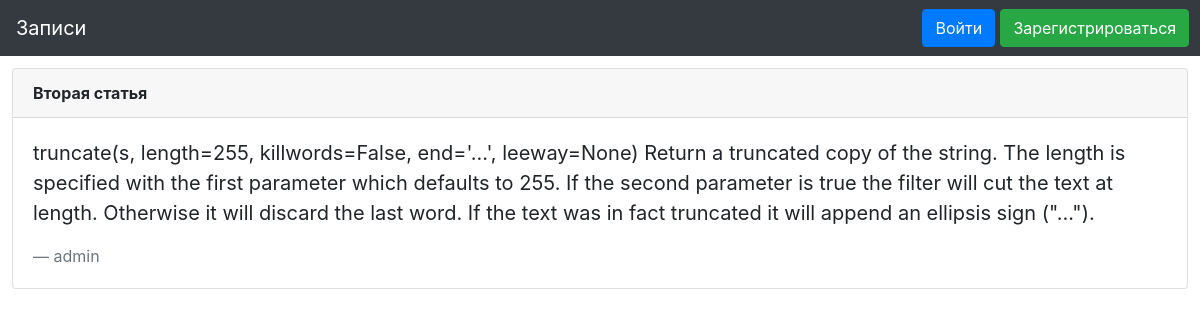
Screenshot of /post/2 with the database file from the repository.
### website/models.py (models this page shows, shortened)
class Posts(db.Model):
    id = db.Column(db.Integer, primary_key = True)
    title = db.Column(db.String(20), nullable = False)
    text = db.Column(db.String(255), nullable = False)
    author_name = db.Column(db.String(20), nullable = False)
    author_id = db.Column(db.Integer, nullable = False)

### website/routes.py (the view)
@app.route('/post/<int:post_id>')
def post(post_id):
    conn = sqlite3.connect('website/site.db')
    c = conn.cursor()
    all_rows = c.execute('SELECT * FROM posts WHERE id = ?', str(post_id)).fetchall()
    if all_rows == []:
        return render_template('404.html')
    else:
        return render_template('post_id.html', all_rows = all_rows)

### website/templates/post_id.html (shortened to what this page needs)
{% extends "layout.html" %}
{% block content %}
{% for data in all_rows %}
<div class="card", style='margin: 1%'>
  <div class="card-header">
    <b> {{ data[1] }} </b>
  </div>
  <div class="card-body">
    <blockquote class="blockquote mb-0">
      <p> {{ data[2] }}</p>
      <footer class="blockquote-footer">{{ data[3] }}</footer>
    </blockquote>
  </div>
</div>
{% endfor %}
{% endblock %}

### rows the page displays
Posts: title "Вторая статья", text "truncate(s, length=255, killwords=False, end='...', leeway=None) Return a truncated copy of the string. The length is specified with the first parameter which defaults to 255. If the second parameter is true the filter will cut the text at length. Otherwise it will discard the last word. If the text was in fact truncated it will append an ellipsis sign (\"...\").", author_name "admin"
